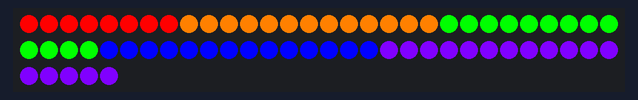
A program run on a simulated Raspberry Pi Pico running MicroPython. Parts: 65 RGB LEDs in strip order, left to right, continuing on the next row. At 0.0 s the program stops and its outputs stay as they are.

Above: at 0.1 s.

The program:

jason-colors.py
```python
# JASON LED Sign - Each letter a different color
# Pixel ranges: J(0-7), A(8-20), S(21-33), O(34-47), N(48-64)

from machine import Pin
from neopixel import NeoPixel
from utime import sleep
import config

strip = NeoPixel(Pin(config.NEOPIXEL_PIN), config.NUMBER_PIXELS)

# Define pixel ranges for each letter (start, end) - end is inclusive
LETTERS = {
    'J': (0, 7),
    'A': (8, 20),
    'S': (21, 33),
    'O': (34, 47),
    'N': (48, 64)
}

# Define colors for each letter (R, G, B)
COLORS = {
    'J': (255, 0, 0),      # Red
    'A': (255, 128, 0),    # Orange
    'S': (0, 255, 0),      # Green
    'O': (0, 0, 255),      # Blue
    'N': (128, 0, 255)     # Purple
}

def clear_strip():
    """Turn off all pixels"""
    for i in range(config.NUMBER_PIXELS):
        strip[i] = (0, 0, 0)
    strip.write()

def light_letter(letter, color):
    """Light up a single letter with the given color"""
    start, end = LETTERS[letter]
    for i in range(start, end + 1):
        strip[i] = color
    strip.write()

def light_all_letters():
    """Light up all letters with their assigned colors"""
    for letter in LETTERS:
        start, end = LETTERS[letter]
        color = COLORS[letter]
        for i in range(start, end + 1):
            strip[i] = color
    strip.write()

# Main program
clear_strip()

# Light up all letters at once with their colors
light_all_letters()
```

config.py
```python
# Moving Rainbow Configuration file
# Filename: config.py
# This file contains the hardware configuration for your kit
# This file can be imported by each program

# The pin that we connect the NeoPixel data pin
NEOPIXEL_PIN = 0

# The number of pixels in the sign
NUMBER_PIXELS = 65

# pins to change the sign mode
BUTTON_PIN_1 = 15
BUTTON_PIN_2 = 14

# The pin we connect the centerpoint of the voltage divider to the photoresitor
# The positive end is ADC_VREF and the negate is AGND
ADC_PIN_0 = 26

# Define pixel ranges for each letter (start, end) - end is inclusive
LETTERS = {
    'J': (0, 7),
    'A': (8, 20),
    'S': (21, 33),
    'O': (34, 47),
    'N': (48, 64)
}
```
